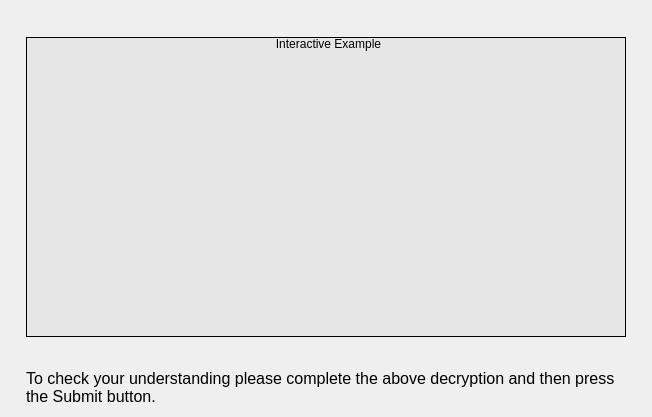
<?xml version="1.0" encoding="UTF-8"?>
<ui version="4.0">
 <class>InstructionScreenTest3</class>
 <widget class="QWidget" name="InstructionScreenTest3">
  <property name="geometry">
   <rect>
    <x>0</x>
    <y>0</y>
    <width>652</width>
    <height>417</height>
   </rect>
  </property>
  <property name="windowTitle">
   <string>Form</string>
  </property>
  <layout class="QHBoxLayout" name="horizontalLayout">
   <item>
    <spacer name="horizontalSpacer">
     <property name="orientation">
      <enum>Qt::Horizontal</enum>
     </property>
     <property name="sizeHint" stdset="0">
      <size>
       <width>58</width>
       <height>20</height>
      </size>
     </property>
    </spacer>
   </item>
   <item>
    <layout class="QVBoxLayout" name="verticalLayout">
     <item>
      <spacer name="verticalSpacer">
       <property name="orientation">
        <enum>Qt::Vertical</enum>
       </property>
       <property name="sizeType">
        <enum>QSizePolicy::Expanding</enum>
       </property>
       <property name="sizeHint" stdset="0">
        <size>
         <width>20</width>
         <height>40</height>
        </size>
       </property>
      </spacer>
     </item>
     <item>
      <widget class="QGroupBox" name="groupBox">
       <property name="minimumSize">
        <size>
         <width>600</width>
         <height>300</height>
        </size>
       </property>
       <property name="autoFillBackground">
        <bool>false</bool>
       </property>
       <property name="styleSheet">
        <string notr="true">#groupBox {
	background-color: rgb(230, 230, 230);
	border: 1px solid black;
}

#groupBox::title {
     subcontrol-origin: margin;
     subcontrol-position: top center; /* position at the top center */
     padding: 0 3px;
	 background-color: transparent;
}</string>
       </property>
       <property name="title">
        <string>Interactive Example</string>
       </property>
       <layout class="QVBoxLayout" name="verticalLayout_2">
        <item>
         <widget class="QWidget" name="decryptionWidget" native="true">
          <property name="sizePolicy">
           <sizepolicy hsizetype="Preferred" vsizetype="Expanding">
            <horstretch>0</horstretch>
            <verstretch>0</verstretch>
           </sizepolicy>
          </property>
          <property name="minimumSize">
           <size>
            <width>500</width>
            <height>50</height>
           </size>
          </property>
          <layout class="QHBoxLayout" name="horizontalLayout_2"/>
         </widget>
        </item>
       </layout>
      </widget>
     </item>
     <item>
      <spacer name="verticalSpacer_2">
       <property name="orientation">
        <enum>Qt::Vertical</enum>
       </property>
       <property name="sizeType">
        <enum>QSizePolicy::Expanding</enum>
       </property>
       <property name="sizeHint" stdset="0">
        <size>
         <width>20</width>
         <height>40</height>
        </size>
       </property>
      </spacer>
     </item>
     <item>
      <widget class="QLabel" name="label">
       <property name="minimumSize">
        <size>
         <width>300</width>
         <height>0</height>
        </size>
       </property>
       <property name="font">
        <font>
         <pointsize>12</pointsize>
        </font>
       </property>
       <property name="text">
        <string>&lt;html&gt;&lt;head/&gt;&lt;body&gt;&lt;p&gt;To check your understanding please complete the above decryption and then press the Submit button.&lt;/p&gt;&lt;/body&gt;&lt;/html&gt;</string>
       </property>
       <property name="wordWrap">
        <bool>true</bool>
       </property>
      </widget>
     </item>
    </layout>
   </item>
   <item>
    <spacer name="horizontalSpacer_2">
     <property name="orientation">
      <enum>Qt::Horizontal</enum>
     </property>
     <property name="sizeHint" stdset="0">
      <size>
       <width>57</width>
       <height>20</height>
      </size>
     </property>
    </spacer>
   </item>
  </layout>
 </widget>
 <resources/>
 <connections/>
</ui>
